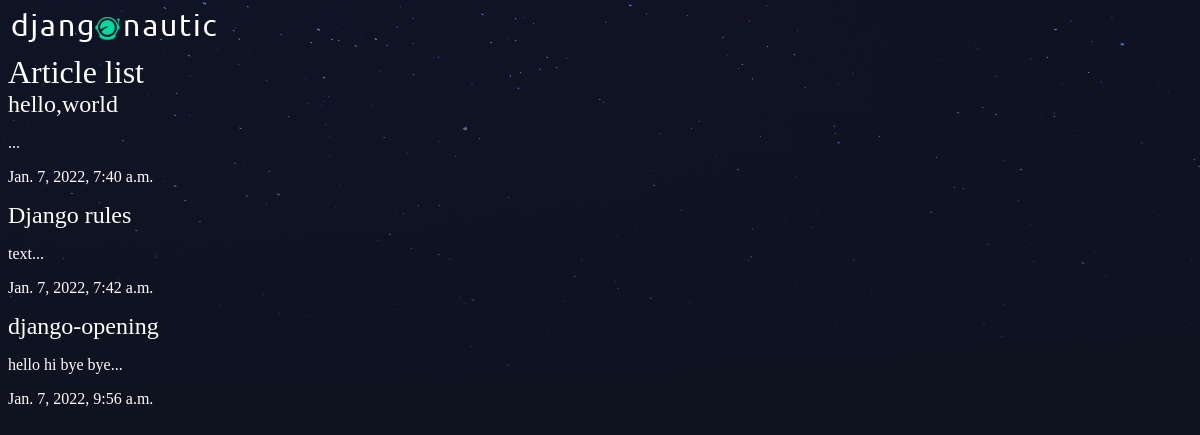
The app's page /articles/, older data.
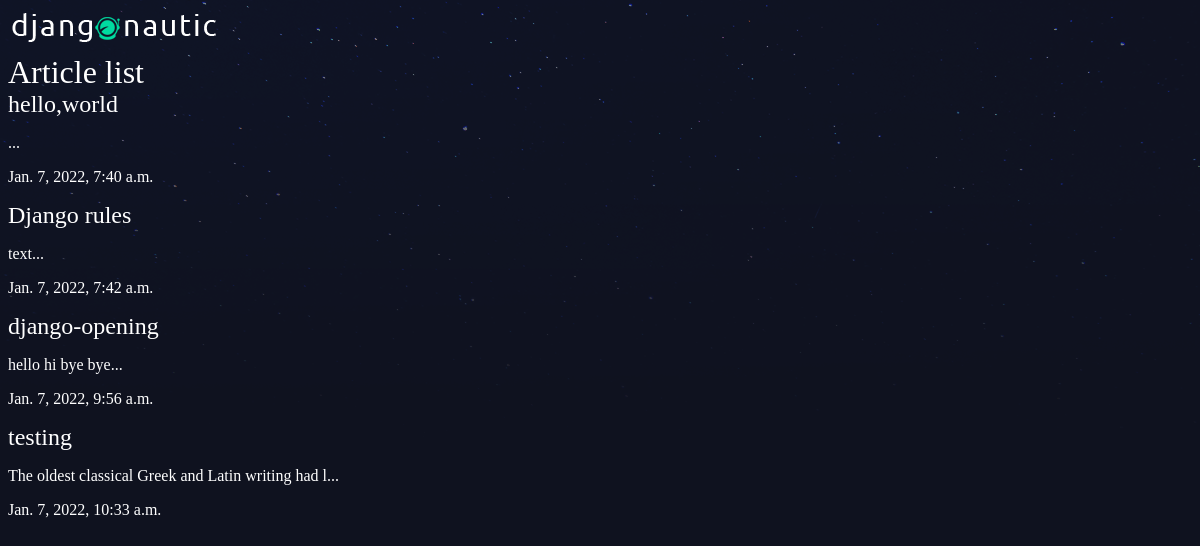
The same page, newer data.
### articles/models.py (models this page shows, shortened)
class Article(models.Model):
    title = models.CharField(max_length=100)
    slug =models.SlugField()
    body = models.TextField()
    date=models.DateTimeField(auto_now_add=True)
    thumb = models.ImageField(default='default.png',blank=True)
    def snippet(self):
        return self.body[:50] + "..."

### articles/views.py (the view)
# urls.py: path('',views.article_list,name="list"),
def article_list(request):
    articles=Article.objects.all().order_by('date')
    return render(request,'articles/article_list.html',{'articles':articles})

### articles/templates/articles/article_list.html
{% extends 'base_layout.html' %}
{% block content %}
    <h1>Article list</h1>
    <div class="articles">
        {%for article in articles %}
        <div class="article">
               <h2><a href="{% url 'articles:detail' slug=article.slug %}">{{article.title}}</a></h2>
               <p>{{article.snippet}}</p>
               <p>{{article.date}}</p>
        </div>
        {% endfor %}
    </div>
{% endblock %}

### templates/base_layout.html (shortened to what this page needs)
{% load static %}
<!DOCTYPE html>
<html>
    <head>
        <link rel="stylesheet" href="{% static 'styles.css' %}">
    </head>
    <body>
        <div class="wrapper">
            <h1><a href="{% url 'articles:list' %}"><img src="{% static 'logo.png' %}"/></h1>
            {% block content %}
            {% endblock %}
        </div>
    </body>
</html>

### assets/styles.css (style rules this page uses)
body { background-color: #0f121f; background-image: url("/static/stars.png"); background-repeat: no-repeat; color: #fff; }
body * { font-family: Ubuntu; }
h1, h2, h3, h4, h5 { font-weight: normal; margin: 0; }
a, a:hover, a:visited { color: #fff; text-decoration: none; }

Row changes from the older to the newer data that the page shows:
added Article: title "testing", snippet "The oldest classical Greek and Latin writing had l...", date "Jan. 7, 2022, 10:33 a.m."
